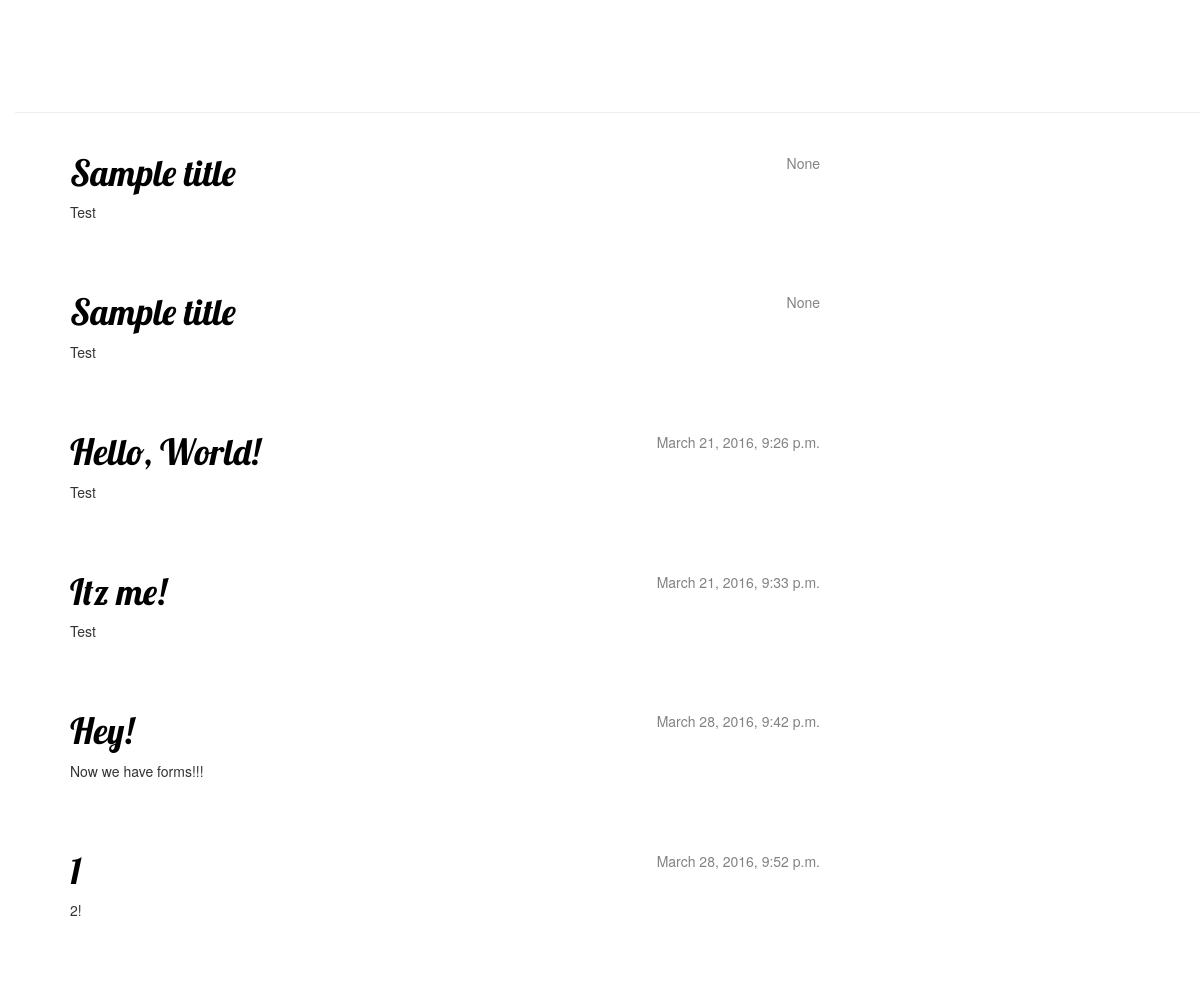
Screenshot of /blog/ with the database file from the repository.
### blog/models.py (models this page shows, shortened)
class Post(models.Model):
    author = models.ForeignKey('auth.User')
    title = models.CharField(max_length=200)
    text = models.TextField()
    created_date = models.DateTimeField(
            default=timezone.now)
    published_date = models.DateTimeField(
            blank=True, null=True)

### blog/views.py (the view)
def post_list(request):
  posts = Post.objects.all().order_by('published_date')
  return render(request, 'blog/post_list.html', {'posts': posts})

### blog/templates/blog/post_list.html
{% extends 'blog/base.html' %}
{% block content %}
    {% for post in posts %}
        <div class="post">
            <div class="date">
                {{ post.published_date }}
            </div>
            <h1><a href="{% url 'post_detail' pk=post.pk %}">{{ post.title }}</a></h1>
            <p>{{ post.text|linebreaks }}</p>
        </div>
    {% endfor %}
{% endblock content %}

### blog/templates/blog/base.html (shortened to what this page needs)
{% load staticfiles %}
    <html>
        <head>
            <link rel="stylesheet" href="//maxcdn.bootstrapcdn.com/bootstrap/3.2.0/css/bootstrap.min.css">
            <link rel="stylesheet" href="//maxcdn.bootstrapcdn.com/bootstrap/3.2.0/css/bootstrap-theme.min.css">
            <link rel="stylesheet" href="{% static 'css/blog.css' %}">
        </head>
        <body>
            <div class="page-header">
                <h1><a href="/">Django Girls Blog</a></h1>
            </div>
            <div class="content container">
                <div class="row">
                    <div class="col-md-8">
                    {% block content %}
                    {% endblock %}
                    </div>
                </div>
            </div>
        </body>
    </html>

### blog/static/css/blog.css (style rules this page uses)
h1 a { color: #FCA205; font-family: 'Lobster'; }
body { padding-left: 15px; }
.page-header h1, .page-header h1 a, .page-header h1 a:visited, .page-header h1 a:active { color: #ffffff; font-size: 36pt; text-decoration: none; }
.content { margin-left: 40px; }
h1, h2, h3, h4 { font-family: 'Lobster', cursive; }
.date { float: right; color: #828282; }
.post { margin-bottom: 70px; }
.post h1 a, .post h1 a:visited { color: #000000; }

### rows the page displays
Post: published_date "None", title "Sample title", text "Test"
Post: published_date "None", title "Sample title", text "Test"
Post: published_date "March 21, 2016, 9:26 p.m.", title "Hello, World!", text "Test"
Post: published_date "March 21, 2016, 9:33 p.m.", title "Itz me!", text "Test"
Post: published_date "March 28, 2016, 9:42 p.m.", title "Hey!", text "Now we have forms!!!"
Post: published_date "March 28, 2016, 9:52 p.m.", title "1", text "2!"
